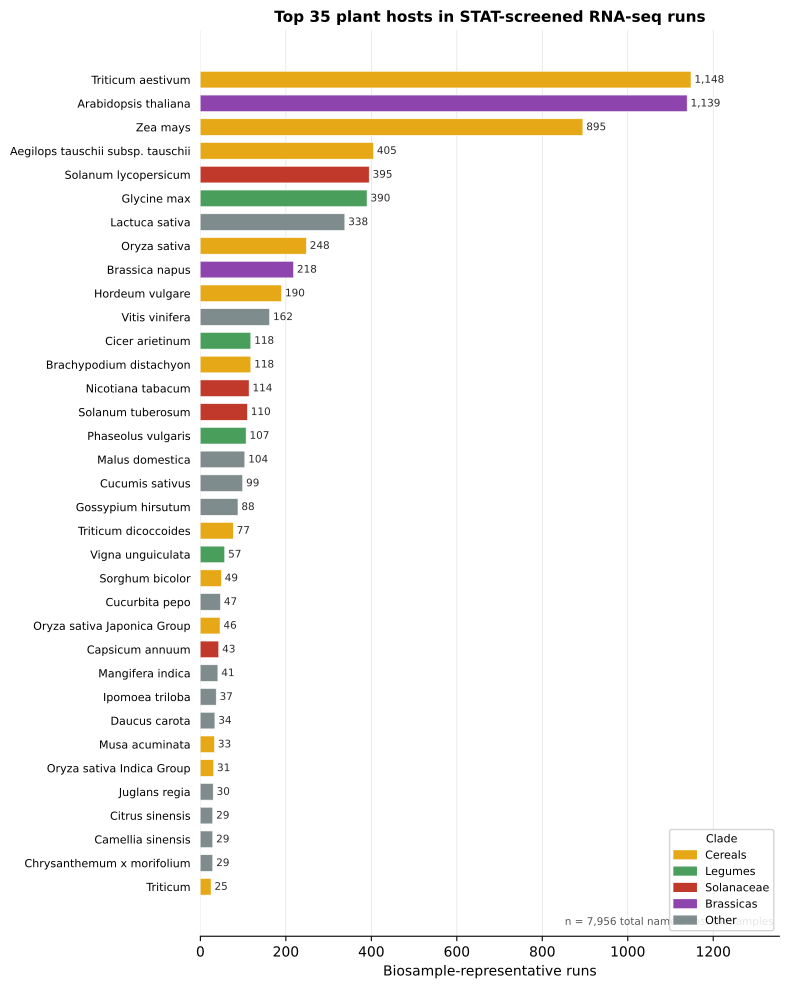

Source code (Python):
#!/usr/bin/env python3
"""
host_breakdown.py — horizontal bar chart of top plant hosts in runs.tsv.
Shows biosample-representative rows only; broad clade terms excluded.

Run from crypt/:
    python 03_kraken/03_select/figures/host_breakdown.py
"""

import csv
import matplotlib
matplotlib.use("Agg")
import matplotlib.pyplot as plt
import matplotlib.patches as mpatches
from collections import Counter
from pathlib import Path

RUNS_TSV = Path("01_stat/03_filter/data/runs.tsv")
OUT_DIR  = Path("03_kraken/03_select/figures")
OUT_DIR.mkdir(parents=True, exist_ok=True)

TOP_N = 35

BROAD = {
    "Viridiplantae","Mesangiospermae","BOP clade","Triticinae","IRL clade",
    "PACMAD clade","eudicotyledons","Triticodae","NPAAA clade","Eukaryota",
    "Embryophyta","Tracheophyta","core eudicotyledons","Oryza","Aegilops",
}

# Clade groupings for colour
CLADE_COLOURS = {
    "Cereals":    "#e6a817",
    "Legumes":    "#4a9e5c",
    "Solanaceae": "#c0392b",
    "Brassicas":  "#8e44ad",
    "Other":      "#7f8c8d",
}

def assign_clade(name: str) -> str:
    n = name.lower()
    if any(x in n for x in ["triticum","aegilops","hordeum","oryza","zea","brachypodium",
                              "sorghum","avena","secale","musa","panicum","setaria"]):
        return "Cereals"
    if any(x in n for x in ["glycine","phaseolus","cicer","vigna","medicago","pisum",
                              "cajanus","lens","arachis","vicia"]):
        return "Legumes"
    if any(x in n for x in ["solanum","lycopersicum","tuberosum","capsicum","nicotiana",
                              "petunia","tomato"]):
        return "Solanaceae"
    if any(x in n for x in ["arabidopsis","brassica","raphanus","sinapis"]):
        return "Brassicas"
    return "Other"


rows = list(csv.DictReader(open(RUNS_TSV), delimiter='\t'))
rep  = [r for r in rows if r.get('biosample_representative') == 'True']

counts = Counter(r['host'] for r in rep if r['host'] not in BROAD)
top    = counts.most_common(TOP_N)
names  = [h for h, _ in top]
vals   = [n for _, n in top]
clades = [assign_clade(h) for h in names]
colors = [CLADE_COLOURS[c] for c in clades]

# Reverse so largest is at top
names, vals, colors, clades = names[::-1], vals[::-1], colors[::-1], clades[::-1]

fig, ax = plt.subplots(figsize=(8, 10))
bars = ax.barh(range(len(names)), vals, color=colors, height=0.7, edgecolor="white", linewidth=0.4)

# Value labels
for i, v in enumerate(vals):
    ax.text(v + 8, i, f"{v:,}", va="center", ha="left", fontsize=7.5, color="#2a2a2a")

ax.set_yticks(range(len(names)))
ax.set_yticklabels(names, fontsize=8)
ax.set_xlabel("Biosample-representative runs", fontsize=10)
ax.set_title(f"Top {TOP_N} plant hosts in STAT-screened RNA-seq runs", fontsize=11, fontweight="bold")
ax.set_xlim(0, max(vals) * 1.18)
ax.spines[["top","right","left"]].set_visible(False)
ax.tick_params(left=False)
ax.xaxis.grid(True, color="#e0e0e0", linewidth=0.5, zorder=0)
ax.set_axisbelow(True)

legend_patches = [mpatches.Patch(color=v, label=k) for k, v in CLADE_COLOURS.items()]
ax.legend(handles=legend_patches, loc="lower right", fontsize=8, framealpha=0.85,
          title="Clade", title_fontsize=8)

n_total = sum(counts.values())
ax.text(0.99, 0.01, f"n = {n_total:,} total named-host BioSamples",
        transform=ax.transAxes, ha="right", va="bottom", fontsize=7.5, color="#555")

plt.tight_layout()
for ext in ("pdf", "png"):
    p = OUT_DIR / f"host_breakdown.{ext}"
    fig.savefig(p, dpi=180, bbox_inches="tight")
    print(f"Written: {p}")
